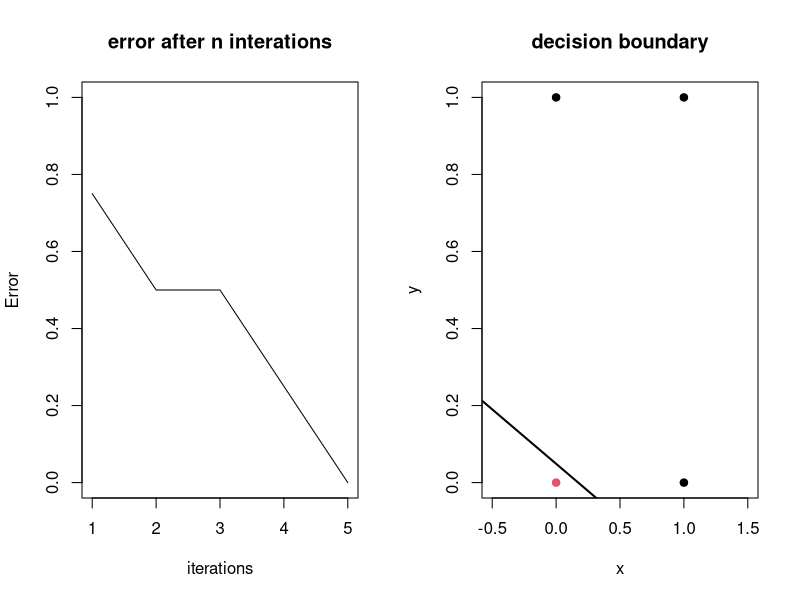

Write R code to recreate this figure.

# perceptron reduced code

# set.seed(3)

x = c(0,1,0,1) # input on x axis
y = c(0,0,1,1) # input on y axis

W = runif(3,-3,3) # 3 randomly chosen weights between 3,-1
correct_output = c(1,0,0,0) # OR
# correct_output = c(0,0,0,1) # AND
# correct_output = c(0,1,1,0) # XOR

eta = 0.8 #self test

SaveOutput = c()
for(j in 1:25) {

  Total_Error = c()
  
  for(i in 1:4) { # go through all the x,y values
  
  Activation = W[1]*x[i] + W[2]*y[i] + W[3] # W[3] is the bias; sum all the inputs together to "Activate" the neuron
  
  Output = ifelse(Activation <= 0,0,1) # if SumIP is less than 0 (negative) classify as 0, else classify as 1; Threshold at zero
  Error = Output - correct_output[i] 
  Total_Error[i] = abs(Error)
  
  
  if(Output > correct_output[i]) {          # check if weights should be decreased
    W[1] = W[1] - abs(Error*x[i]*eta)      
    W[2] = W[2] - abs(Error*y[i]*eta)      
    W[3] = W[3] - abs(Error*eta)  
  } 
      
  if(Output < correct_output[i]) {      # check if weights should be increased
    W[1] = W[1] + abs(Error*x[i]*eta)   
    W[2] = W[2] + abs(Error*y[i]*eta)   
    W[3] = W[3] + abs(Error*eta)  
  }
  
  }
  
  SaveOutput[j] = sum(Total_Error)/4 # get the mean total error
  if(sum(Total_Error) == 0) break # end for loop if no mistakes were made

}    

print(sum(Total_Error))
print(W)

# calculate things for plotting
slope = W[1]/(-W[2])
intercept = W[3]/(-W[2])

# jpeg("C:/Users/Owner/Desktop/plot.jpg",height=10,width=20,units="in",res=300)
par(mfrow = c(1,2)) 
plot(1:j,SaveOutput,type="l",ylab="Error",xlab="iterations",main="error after n interations",ylim=c(0,1)) # plot error rate at the end
plot(x,y, col = as.factor(correct_output),pch=19,xlim=c(-0.5,1.5),main="decision boundary") # plot decision boundary
abline(intercept,slope,lwd=2)
# dev.off()

